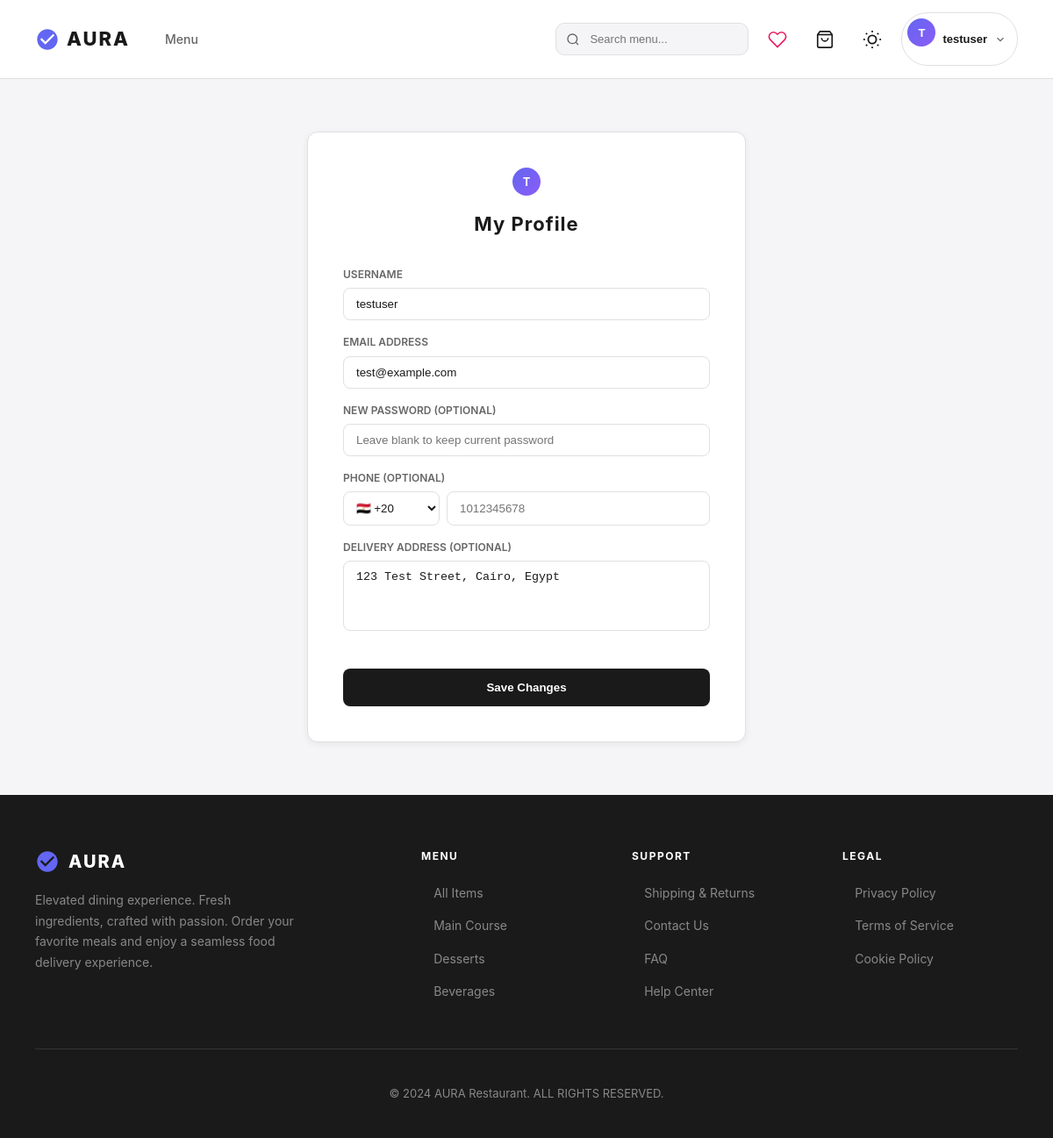
The page /profile (signed in) on the database as committed earlier.
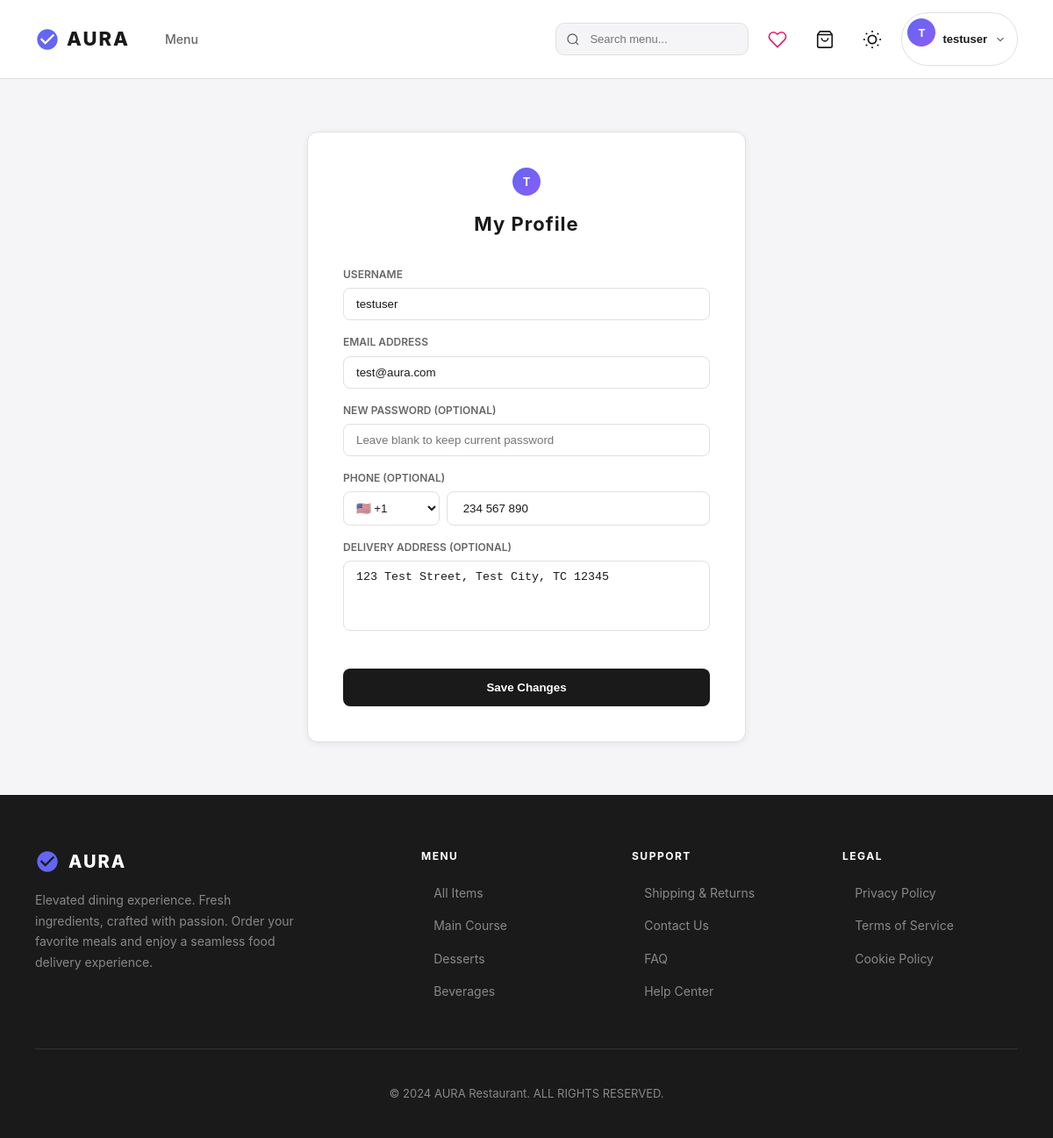
The same page on the database as committed later.
### app/models/user.py (models this page shows, shortened)
class User(UserMixin, db.Model):   # UserMixin provides correct Flask-Login integration
    __tablename__ = 'users'
    id           = db.Column(db.Integer, primary_key=True)
    username     = db.Column(db.String(80), unique=True, nullable=False)
    email        = db.Column(db.String(120), unique=True, nullable=False)
    password_hash = db.Column(db.String(256), nullable=False)
    phone        = db.Column(db.String(20))
    address      = db.Column(db.Text)
    created_at   = db.Column(db.DateTime, default=datetime.utcnow)
    orders  = db.relationship('Order',  back_populates='customer', lazy=True, cascade='all, delete-orphan')
    reviews = db.relationship('Review', back_populates='customer', lazy=True, cascade='all, delete-orphan')

### app/routes/profile.py (the view)
@profile_bp.route('/profile', methods=['GET'])
@login_required
def view_profile():
    return render_template('profile/profile.html', user=current_user)

### app/templates/profile/profile.html (shortened to what this page needs)
{% extends "base.html" %}
{% block content %}
<div class="profile-container">
    <div class="profile-box">
        <div class="profile-header">
            <div class="profile-avatar">{{ user.username[0] | upper }}</div>
            <h2 class="profile-title">My Profile</h2>
        </div>
        <form id="profileForm">
            <div class="form-group">
                <label>USERNAME</label>
                <input type="text" name="username" class="auth-input" value="{{ user.username }}" required>
            </div>
            <div class="form-group">
                <label>EMAIL ADDRESS</label>
                <input type="email" name="email" class="auth-input" value="{{ user.email }}" required>
            </div>
            <div class="form-group">
                <label>NEW PASSWORD (OPTIONAL)</label>
                <input type="password" name="password" id="password" class="auth-input" placeholder="Leave blank to keep current password">
            </div>
            <div class="form-group">
                <label>PHONE (OPTIONAL)</label>
                <div style="display: flex; gap: 8px;">
                    <select id="country-code" class="auth-input" style="width: 110px; padding: 10px; cursor: pointer;">
                        <option value="+20">🇪🇬 +20</option>
                        <option value="+1">🇺🇸 +1</option>
                    </select>
                    <input type="tel" id="raw-phone" class="auth-input" placeholder="1012345678" style="flex: 1;">
                </div>
            </div>
            <div class="form-group">
                <label>DELIVERY ADDRESS (OPTIONAL)</label>
                <textarea name="address" class="auth-input" style="height: 80px; resize: none;">{{ user.address or '' }}</textarea>
            </div>
            <button type="submit" class="save-btn" id="saveBtn">Save Changes</button>
        </form>
    </div>
</div>
{% endblock %}

### app/templates/base.html (shortened to what this page needs)
<!DOCTYPE html>
<html lang="en" data-theme="light">
<head>
<link rel="stylesheet" href="{{ url_for('static', filename='css/style.css') }}">
</head>
<body>
<nav class="nav">
  <div class="nav-left">
    <a href="{{ url_for('main.home') }}" class="logo">
      <svg viewBox="0 0 24 24"><path d="M12 2C6.48 2 2 6.48 2 12s4.48 10 10 10 10-4.48 10-10S17.52 2 12 2zm-2 15l-5-5 1.41-1.41L10 14.17l7.59-7.59L19 8l-9 9z"/></svg>
      AURA
    </a>
    <ul class="links">
      <li><a href="{{ url_for('customer.menu') }}" class="{% if request.endpoint == 'customer.menu' %}active{% endif %}">Menu</a></li>
    </ul>
  </div>
  <div class="nav-right">
    <form class="nav-search" action="{{ url_for('customer.search') }}" method="GET">
      <input type="text" name="q" placeholder="Search menu..." value="{{ search_query or '' }}">
    </form>
    {% if current_user.is_authenticated %}
    <a href="{{ url_for('customer.wishlist') }}" class="nav-icon-btn wishlist-btn {% if request.endpoint == 'customer.wishlist' %}active{% endif %}" title="My Wishlist">
      <svg viewBox="0 0 24 24"><path d="M20.84 4.61a5.5 5.5 0 0 0-7.78 0L12 5.67l-1.06-1.06a5.5 5.5 0 0 0-7.78 7.78l1.06 1.06L12 21.23l7.78-7.78 1.06-1.06a5.5 5.5 0 0 0 0-7.78z"/></svg>
    </a>
    {% endif %}
    {% if current_user.is_authenticated %}
    <a href="{{ url_for('customer.cart') }}" class="nav-icon-btn cart-icon-wrap" title="Cart">
      <svg viewBox="0 0 24 24"><path d="M6 2L3 6v14a2 2 0 0 0 2 2h14a2 2 0 0 0 2-2V6l-3-4z"/><line x1="3" y1="6" x2="21" y2="6"/><path d="M16 10a4 4 0 0 1-8 0"/></svg>
    </a>
    {% endif %}
    <button class="nav-icon-btn theme-toggle" onclick="toggleTheme()" title="Toggle Dark Mode">
    </button>
    {% if current_user.is_authenticated %}
    <div class="profile-dropdown" id="profileDropdown">
      <button class="profile-btn" onclick="toggleProfileDropdown()">
        <div class="profile-avatar">{{ current_user.username[0]|upper }}</div>
        <span class="profile-name">{{ current_user.username }}</span>
        <svg class="profile-arrow" viewBox="0 0 24 24"><polyline points="6 9 12 15 18 9"/></svg>
      </button>
    </div>
    {% else %}
    <a href="{{ url_for('auth.login') }}" class="btn btn-primary" style="padding:8px 20px;font-size:13px;border-radius:8px;background:var(--c2);color:#fff;font-weight:600;text-decoration:none">Login</a>
    {% endif %}
  </div>
</nav>
{% block content %}{% endblock %}
<footer class="footer">
  <div class="f-grid">
    <div>
      <div class="f-brand">
        <svg viewBox="0 0 24 24"><path d="M12 2C6.48 2 2 6.48 2 12s4.48 10 10 10 10-4.48 10-10S17.52 2 12 2zm-2 15l-5-5 1.41-1.41L10 14.17l7.59-7.59L19 8l-9 9z"/></svg>
        AURA
      </div>
      <p class="f-desc">Elevated dining experience. Fresh ingredients, crafted with passion. Order your favorite meals and enjoy a seamless food delivery experience.</p>
    </div>
    <div>
      <div class="f-title">Menu</div>
      <ul class="f-links">
        <li><a href="{{ url_for('customer.menu') }}">All Items</a></li>
        <li><a href="{{ url_for('customer.menu', category='main_course') }}">Main Course</a></li>
        <li><a href="{{ url_for('customer.menu', category='desserts') }}">Desserts</a></li>
        <li><a href="{{ url_for('customer.menu', category='beverages') }}">Beverages</a></li>
      </ul>
    </div>
    <div>
      <div class="f-title">Support</div>
      <ul class="f-links">
        <li><a href="#">Shipping & Returns</a></li>
        <li><a href="#">Contact Us</a></li>
        <li><a href="#">FAQ</a></li>
        <li><a href="#">Help Center</a></li>
      </ul>
    </div>
    <div>
      <div class="f-title">Legal</div>
      <ul class="f-links">
        <li><a href="#">Privacy Policy</a></li>
        <li><a href="#">Terms of Service</a></li>
        <li><a href="#">Cookie Policy</a></li>
      </ul>
    </div>
  </div>
  <div class="f-copy">&copy; 2024 AURA Restaurant. ALL RIGHTS RESERVED.</div>
</footer>
</body>
</html>

Rows that differ between the two databases and show on the page:
changed User "testuser": email "test@example.com" → "test@aura.com"; address "123 Test Street, Cairo, Egypt" → "123 Test Street, Test City, TC 12345"
Other text that changed with them:
form field value: "🇪🇬 +20" → "🇺🇸 +1"
form field value: (not shown) → "234 567 890"
